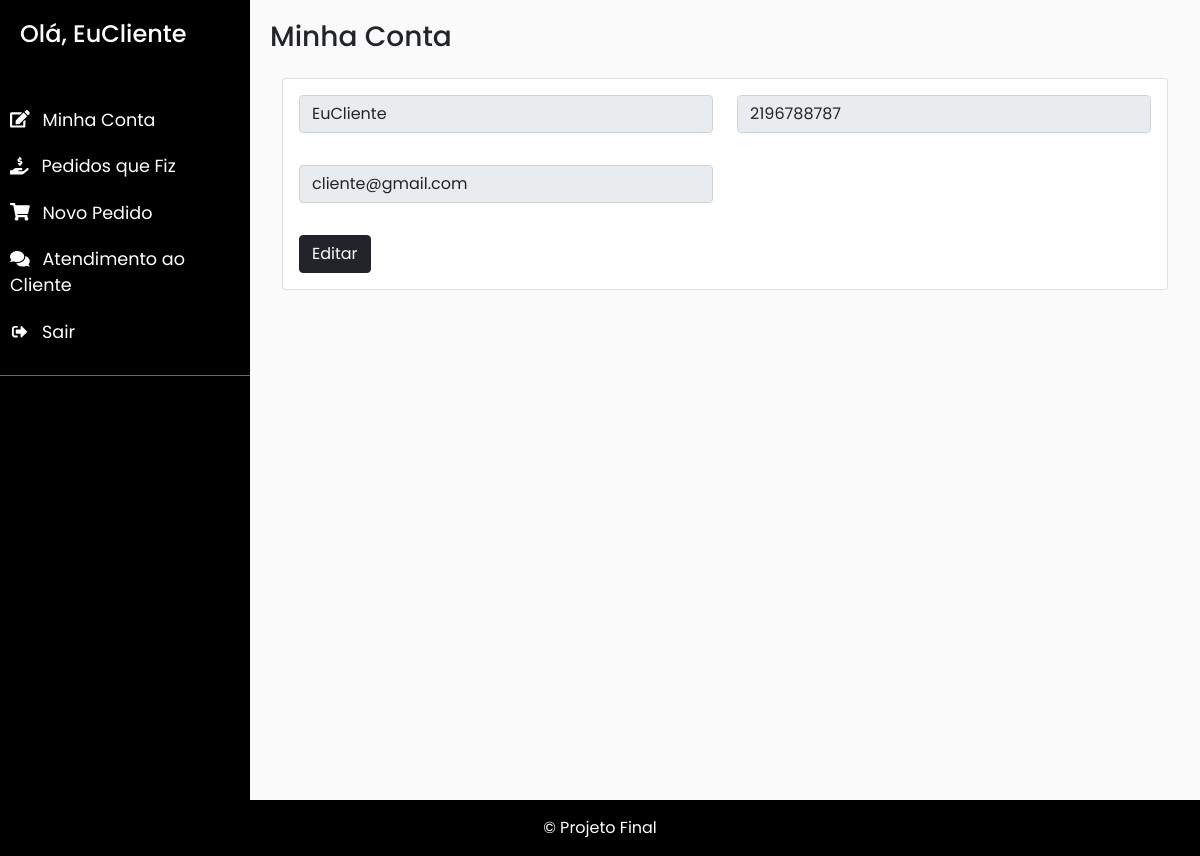
Screenshot of /cliente/conta.php?idConta=33 (signed in) with the database file from the repository.
### tables this page shows
CREATE TABLE `cliente` (
  `id_Cliente` int(11) NOT NULL,
  `nomeCliente` varchar(100) NOT NULL,
  `emailCliente` varchar(45) NOT NULL,
  `senhaCliente` varchar(45) NOT NULL,
  `telefoneCliente` varchar(45) NOT NULL
);

### classe/Conexao.php (called while the page is built, shortened)
<?php
    class Conexao{
        private static $instancia;
        public static function getConexao(){
            if(!isset(self::$instancia)){
                $dbname = 'projetoFinal';
                $host   = 'localhost';
                $user   = 'root';
                $senha  = '';
                try {
                    self::$instancia = new PDO('mysql:dbname='.$dbname.';host='.$host,$user,$senha);
                } catch (\Throwable $e) {
                    echo 'Erro: '.$e;
                }
            }
            return self::$instancia;
        }
    }
?>

### classe/Cliente.php (called while the page is built, shortened)
<?php
    require_once 'Conexao.php';
    class Cliente{
        private $pdo;
        public function __construct(){
            $this->pdo = Conexao::getConexao();
        }
        public function exibeNomeLogado($id){
            $array = array();
            $cmd = $this->pdo->prepare("SELECT nomeCliente FROM cliente WHERE id_Cliente = :id");
            $cmd->bindValue(":id", $id);
            $cmd->execute();
            if ($cmd->rowCount()>0) {
                $array = $cmd->fetch();
            }
            return $array;
        }
        public function buscarDadosCliente($id){
            $cmd = $this->pdo->prepare("SELECT nomeCliente, emailCliente, telefoneCliente FROM cliente WHERE id_Cliente = :id");
            $cmd->bindValue(":id", $id);
            $cmd->execute();
            $res = $cmd->fetch(PDO::FETCH_ASSOC);
            return $res;
        }
    }
?>

### cliente/conta.php (the view, shortened to what this page needs)
<?php
require_once "../classe/Cliente.php";
?>
<!DOCTYPE html>
<html>
<head>
    <link rel="stylesheet" href="https://stackpath.bootstrapcdn.com/bootstrap/4.1.0/css/bootstrap.min.css">
    <link href="https://cdn.jsdelivr.net/npm/bootstrap@5.1.0/dist/css/bootstrap.min.css" rel="stylesheet">
    <link rel="stylesheet" href="css/style.css">
</head>
<body>
    <div class="wrapper">
        <nav id="sidebar" s>
            <?php include 'menu.php'; ?>
        </nav>
        <div id="content">
            <?php
            if (isset($_GET['idConta'])) {
                $idConta = addslashes($_GET['idConta']);
                $res = $cli->buscarDadosCliente($idConta);
            }
            ?>
            <div class="d-sm-flex align-items-center justify-content-between mb-4">
                <h1 class="h3 mb-0 text-gray-800">Minha Conta</h1>
            </div>
            <div class="container-fluid">
                <div class="row">
                    <div class="col-lg-12">
                        <div class="card">
                            <div class="card-body">
                                <div class="basic-form">
                                    <form class="user" method="POST" action="">
                                        <div class="form-group row">
                                            <div class="col-sm-6 mb-3 mb-sm-6">
                                                <input type="text" class="form-control form-control-user" name="nome" id="nome" disabled placeholder="Nome" value="<?php if (isset($res)) {
                                                                                                                                                echo $res['nomeCliente'];
                                                                                                                                            } ?>">
                                            </div>
                                            <div class="col-sm-6">
                                                <input type="tel" class="form-control form-control-user" data-mask="(00) 00000-0000" disabled name="telefone" id="telefone" placeholder="Telefone" value="<?php if (isset($res)) {
                                                                                                                                                echo $res['telefoneCliente'];
                                                                                                                                            } ?>">
                                            </div>
                                        </div>
                                        <div class="form-group row">
                                            <div class="col-sm-6 mb-3 mb-sm-6">
                                                <input type="email" class="form-control form-control-user" name="email" id="email" disabled placeholder="Email" value="<?php if (isset($res)) {
                                                                                                                                                echo $res['emailCliente'];
                                                                                                                                            } ?>">
                                            </div>
                                        </div>
                                        <a href="editarConta.php?idEditar=<?php echo $_SESSION['id_Cliente']; ?>" type="submit" class="btn btn-dark" name="btEditar">Editar</a>
                                    </form>
                                </div>
                            </div>
                        </div>
                    </div>
                </div>
            </div>
        </div>
    </div>
    <footer class="bg-dark text-center text-white">
        <div class="text-center p-3 " style="background-color: #000">
            © Projeto Final
        </div>
    </footer>
</body>
</html>

### cliente/menu.php (shortened to what this page needs)
<?php
    require_once "../classe/Cliente.php";
    $cli = new Cliente();
    if (isset($_SESSION['id_Cliente']) && !empty($_SESSION['id_Cliente'])) {
        $exibeNome = $cli->exibeNomeLogado($_SESSION['id_Cliente']);
    }else{
        header('location: login.php');
    }
?>
<div class="sidebar-header">
<h4><a  href="index.php">Olá, <?php echo $exibeNome['nomeCliente']?></a></h4>
</div>
<ul class="list-unstyled components">
    <li>
        <a href="conta.php?idConta=<?php echo $_SESSION['id_Cliente']; ?>"><i class="fas fa-edit mr-2 text-gray-400"></i> Minha Conta</a>
    </li>
    <li>
        <a href="index.php"><i class="fas fa-hand-holding-usd mr-2 text-gray-400"></i> Pedidos que Fiz</a>
    </li>
    <li>
        <a href="pedidos.php"><i class="fas fa-shopping-cart mr-2 text-gray-400"></i> Novo Pedido</a>
    </li>
    <li>
        <a href="atendimentoCliente.php"><i class="fas fa-comments mr-2 text-gray-400"></i> Atendimento ao Cliente</a>
    </li>
    <li>
        <a href="logout.php"><i class="fas fa-sign-out-alt fa-sm fa-fw mr-2 text-gray-400"></i> Sair</a>
    </li>
</ul>

### cliente/css/style.css (style rules this page uses)
body { font-family: 'Poppins', sans-serif; background: #fafafa; }
a, a:hover, a:focus { color: inherit; text-decoration: none; transition: all 0.3s; }
.wrapper { display: flex; width: 100%; align-items: stretch; }
#sidebar { min-width: 250px; max-width: 250px; background-color: #000; color: #fff; transition: all 0.3s; }
#sidebar .sidebar-header { padding: 20px; background: #000; }
#sidebar ul.components { padding: 20px 0; border-bottom: 1px solid #47748b; }
#sidebar ul li a { padding: 10px; font-size: 1.1em; display: block; }
#content { width: 100%; padding: 20px; min-height: 100vh; transition: all 0.3s; }

### rows the page displays
cliente: nomeCliente "EuCliente", nome "EuCliente", telefone "2196788787", email "cliente@gmail.com"
